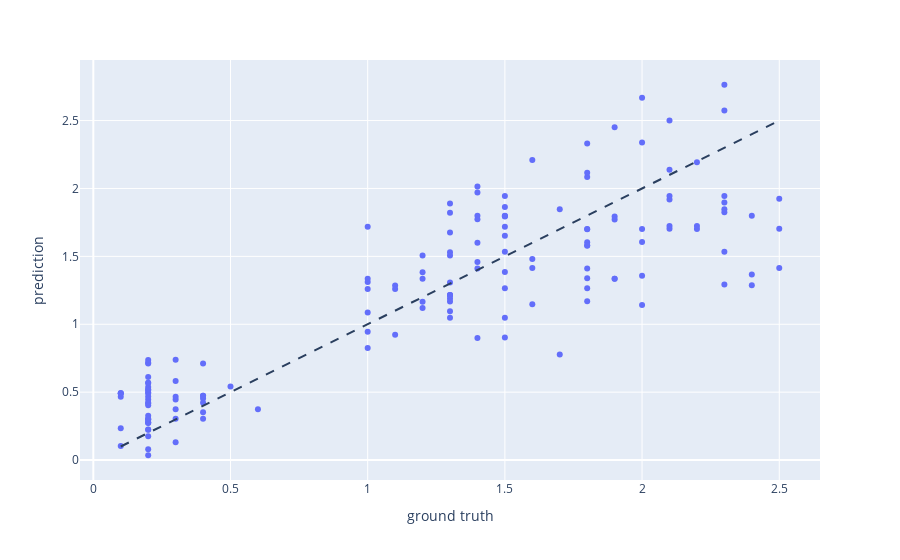

The notebook cell saved with this chart:
### Code cell
# Gráfica simple real vs predicha
import plotly.express as px
import plotly.graph_objects as go
from sklearn.linear_model import LinearRegression

df = px.data.iris()
X = df[['sepal_width', 'sepal_length']]
y = df['petal_width']

# Condition the model on sepal width and length, predict the petal width
model = LinearRegression()
model.fit(X, y)
y_pred = model.predict(X)

fig = px.scatter(x=y, y=y_pred, labels={'x': 'ground truth', 'y': 'prediction'})
fig.add_shape(
    type="line", line=dict(dash='dash'),
    x0=y.min(), y0=y.min(),
    x1=y.max(), y1=y.max()
)
fig.show()

### Figure 1 — Plotly figure (JSON) as saved in the notebook; plotly's stock layout.template omitted (floating-point values rounded to 4 significant figures; data arrays with more than 128 entries replaced by an {"elided": "..."} marker saying what was removed)
{"data": [{"hovertemplate": "ground truth=%{x}<br>prediction=%{y}<extra></extra>", "legendgroup": "", "marker": {"color": "#636efa", "symbol": "circle"}, "mode": "markers", "name": "", "orientation": "v", "showlegend": false, "type": "scatter", "x": {"elided": "150 float values"}, "xaxis": "x", "y": {"elided": "150 float values"}, "yaxis": "y"}], "layout": {"legend": {"tracegroupgap": 0}, "margin": {"t": 60}, "shapes": [{"line": {"dash": "dash"}, "type": "line", "x0": 0.1, "x1": 2.5, "y0": 0.1, "y1": 2.5}], "xaxis": {"anchor": "y", "domain": [0, 1], "title": {"text": "ground truth"}}, "yaxis": {"anchor": "x", "domain": [0, 1], "title": {"text": "prediction"}}}}
